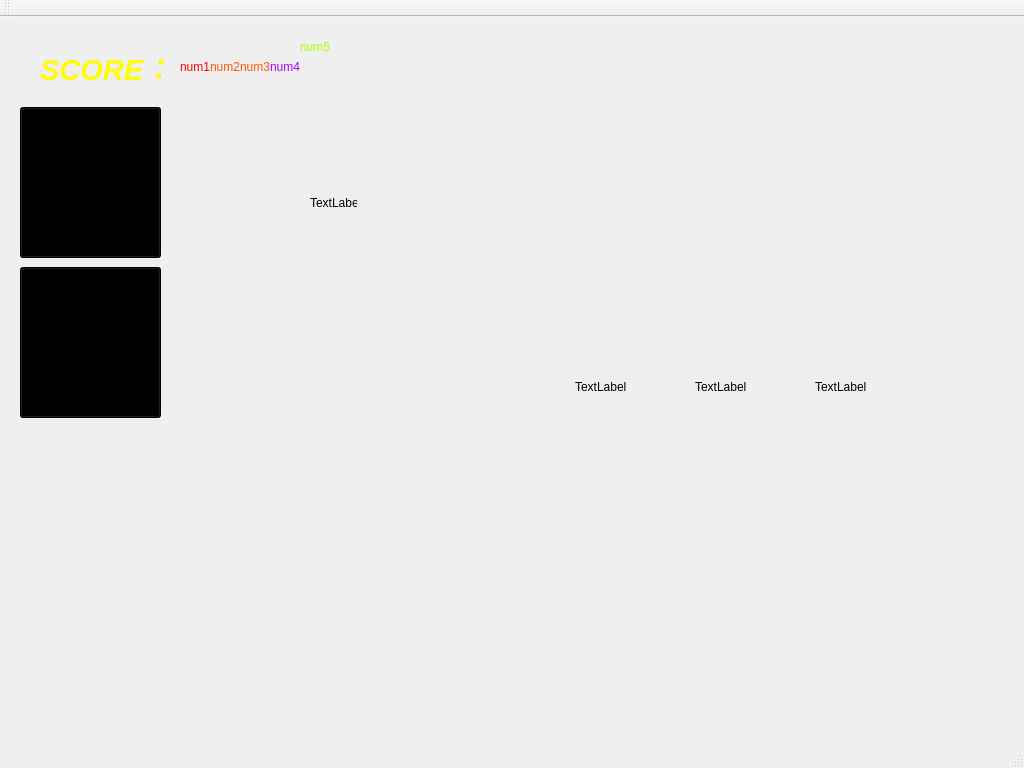
<?xml version="1.0" encoding="UTF-8"?>
<ui version="4.0">
 <class>MainWindow</class>
 <widget class="QMainWindow" name="MainWindow">
  <property name="geometry">
   <rect>
    <x>0</x>
    <y>0</y>
    <width>1024</width>
    <height>768</height>
   </rect>
  </property>
  <property name="windowTitle">
   <string>MainWindow</string>
  </property>
  <widget class="QWidget" name="centralWidget">
   <widget class="QLabel" name="background">
    <property name="geometry">
     <rect>
      <x>0</x>
      <y>0</y>
      <width>1024</width>
      <height>768</height>
     </rect>
    </property>
    <property name="text">
     <string/>
    </property>
    <property name="pixmap">
     <pixmap resource="pics.qrc">:/pics/angry_bird_background_pics_2_ch.png</pixmap>
    </property>
   </widget>
   <widget class="QLabel" name="bird_1">
    <property name="geometry">
     <rect>
      <x>150</x>
      <y>500</y>
      <width>50</width>
      <height>50</height>
     </rect>
    </property>
    <property name="text">
     <string/>
    </property>
   </widget>
   <widget class="QLabel" name="ground">
    <property name="geometry">
     <rect>
      <x>0</x>
      <y>600</y>
      <width>1024</width>
      <height>168</height>
     </rect>
    </property>
    <property name="text">
     <string/>
    </property>
    <property name="pixmap">
     <pixmap resource="pics.qrc">:/pics/ground_ch.png</pixmap>
    </property>
   </widget>
   <widget class="QLabel" name="shoot_front">
    <property name="geometry">
     <rect>
      <x>40</x>
      <y>460</y>
      <width>275</width>
      <height>183</height>
     </rect>
    </property>
    <property name="text">
     <string/>
    </property>
    <property name="pixmap">
     <pixmap resource="pics.qrc">:/pics/shoot_ch_front.png</pixmap>
    </property>
   </widget>
   <widget class="QLabel" name="shoot_back">
    <property name="geometry">
     <rect>
      <x>40</x>
      <y>462</y>
      <width>275</width>
      <height>183</height>
     </rect>
    </property>
    <property name="text">
     <string/>
    </property>
    <property name="pixmap">
     <pixmap resource="pics.qrc">:/pics/shoot_ch_back.png</pixmap>
    </property>
   </widget>
   <widget class="QLabel" name="box_1">
    <property name="geometry">
     <rect>
      <x>580</x>
      <y>550</y>
      <width>50</width>
      <height>50</height>
     </rect>
    </property>
    <property name="text">
     <string/>
    </property>
    <property name="pixmap">
     <pixmap resource="pics.qrc">:/pics/things_4.png</pixmap>
    </property>
   </widget>
   <widget class="QLabel" name="box_3">
    <property name="geometry">
     <rect>
      <x>580</x>
      <y>450</y>
      <width>50</width>
      <height>50</height>
     </rect>
    </property>
    <property name="text">
     <string/>
    </property>
    <property name="pixmap">
     <pixmap resource="pics.qrc">:/pics/things_4.png</pixmap>
    </property>
   </widget>
   <widget class="QLabel" name="box_2">
    <property name="geometry">
     <rect>
      <x>580</x>
      <y>500</y>
      <width>50</width>
      <height>50</height>
     </rect>
    </property>
    <property name="text">
     <string/>
    </property>
    <property name="pixmap">
     <pixmap resource="pics.qrc">:/pics/things_4.png</pixmap>
    </property>
   </widget>
   <widget class="QLabel" name="box_4">
    <property name="geometry">
     <rect>
      <x>700</x>
      <y>550</y>
      <width>50</width>
      <height>50</height>
     </rect>
    </property>
    <property name="text">
     <string/>
    </property>
    <property name="pixmap">
     <pixmap resource="pics.qrc">:/pics/things_4.png</pixmap>
    </property>
   </widget>
   <widget class="QLabel" name="box_5">
    <property name="geometry">
     <rect>
      <x>700</x>
      <y>500</y>
      <width>50</width>
      <height>50</height>
     </rect>
    </property>
    <property name="text">
     <string/>
    </property>
    <property name="pixmap">
     <pixmap resource="pics.qrc">:/pics/things_4.png</pixmap>
    </property>
   </widget>
   <widget class="QLabel" name="box_6">
    <property name="geometry">
     <rect>
      <x>700</x>
      <y>450</y>
      <width>50</width>
      <height>50</height>
     </rect>
    </property>
    <property name="text">
     <string/>
    </property>
    <property name="pixmap">
     <pixmap resource="pics.qrc">:/pics/things_4.png</pixmap>
    </property>
   </widget>
   <widget class="QLabel" name="box_7">
    <property name="geometry">
     <rect>
      <x>820</x>
      <y>550</y>
      <width>50</width>
      <height>50</height>
     </rect>
    </property>
    <property name="text">
     <string/>
    </property>
    <property name="pixmap">
     <pixmap resource="pics.qrc">:/pics/things_4.png</pixmap>
    </property>
   </widget>
   <widget class="QLabel" name="rock_1">
    <property name="geometry">
     <rect>
      <x>525</x>
      <y>340</y>
      <width>40</width>
      <height>20</height>
     </rect>
    </property>
    <property name="text">
     <string/>
    </property>
    <property name="pixmap">
     <pixmap resource="pics.qrc">:/pics/things_9.png</pixmap>
    </property>
   </widget>
   <widget class="QLabel" name="rock_2">
    <property name="geometry">
     <rect>
      <x>565</x>
      <y>340</y>
      <width>40</width>
      <height>20</height>
     </rect>
    </property>
    <property name="text">
     <string/>
    </property>
    <property name="pixmap">
     <pixmap resource="pics.qrc">:/pics/things_9.png</pixmap>
    </property>
   </widget>
   <widget class="QLabel" name="rock_3">
    <property name="geometry">
     <rect>
      <x>605</x>
      <y>340</y>
      <width>40</width>
      <height>20</height>
     </rect>
    </property>
    <property name="text">
     <string/>
    </property>
    <property name="pixmap">
     <pixmap resource="pics.qrc">:/pics/things_9.png</pixmap>
    </property>
   </widget>
   <widget class="QLabel" name="rock_4">
    <property name="geometry">
     <rect>
      <x>645</x>
      <y>340</y>
      <width>40</width>
      <height>20</height>
     </rect>
    </property>
    <property name="text">
     <string/>
    </property>
    <property name="pixmap">
     <pixmap resource="pics.qrc">:/pics/things_9.png</pixmap>
    </property>
   </widget>
   <widget class="QLabel" name="rock_5">
    <property name="geometry">
     <rect>
      <x>685</x>
      <y>340</y>
      <width>40</width>
      <height>20</height>
     </rect>
    </property>
    <property name="text">
     <string/>
    </property>
    <property name="pixmap">
     <pixmap resource="pics.qrc">:/pics/things_9.png</pixmap>
    </property>
   </widget>
   <widget class="QLabel" name="rock_6">
    <property name="geometry">
     <rect>
      <x>725</x>
      <y>340</y>
      <width>40</width>
      <height>20</height>
     </rect>
    </property>
    <property name="text">
     <string/>
    </property>
    <property name="pixmap">
     <pixmap resource="pics.qrc">:/pics/things_9.png</pixmap>
    </property>
   </widget>
   <widget class="QLabel" name="rock_7">
    <property name="geometry">
     <rect>
      <x>765</x>
      <y>340</y>
      <width>40</width>
      <height>20</height>
     </rect>
    </property>
    <property name="text">
     <string/>
    </property>
    <property name="pixmap">
     <pixmap resource="pics.qrc">:/pics/things_9.png</pixmap>
    </property>
   </widget>
   <widget class="QLabel" name="rock_8">
    <property name="geometry">
     <rect>
      <x>805</x>
      <y>340</y>
      <width>40</width>
      <height>20</height>
     </rect>
    </property>
    <property name="text">
     <string/>
    </property>
    <property name="pixmap">
     <pixmap resource="pics.qrc">:/pics/things_9.png</pixmap>
    </property>
   </widget>
   <widget class="QLabel" name="rock_9">
    <property name="geometry">
     <rect>
      <x>845</x>
      <y>340</y>
      <width>40</width>
      <height>20</height>
     </rect>
    </property>
    <property name="text">
     <string/>
    </property>
    <property name="pixmap">
     <pixmap resource="pics.qrc">:/pics/things_9.png</pixmap>
    </property>
   </widget>
   <widget class="QLabel" name="rock_10">
    <property name="geometry">
     <rect>
      <x>885</x>
      <y>340</y>
      <width>40</width>
      <height>20</height>
     </rect>
    </property>
    <property name="text">
     <string/>
    </property>
    <property name="pixmap">
     <pixmap resource="pics.qrc">:/pics/things_9.png</pixmap>
    </property>
   </widget>
   <widget class="QLabel" name="label">
    <property name="geometry">
     <rect>
      <x>580</x>
      <y>410</y>
      <width>50</width>
      <height>50</height>
     </rect>
    </property>
    <property name="text">
     <string/>
    </property>
    <property name="pixmap">
     <pixmap resource="pics.qrc">:/pics/pig.png</pixmap>
    </property>
   </widget>
   <widget class="QLabel" name="label_2">
    <property name="geometry">
     <rect>
      <x>700</x>
      <y>410</y>
      <width>50</width>
      <height>50</height>
     </rect>
    </property>
    <property name="text">
     <string/>
    </property>
    <property name="pixmap">
     <pixmap resource="pics.qrc">:/pics/pig.png</pixmap>
    </property>
   </widget>
   <widget class="QLabel" name="label_3">
    <property name="geometry">
     <rect>
      <x>820</x>
      <y>410</y>
      <width>50</width>
      <height>50</height>
     </rect>
    </property>
    <property name="text">
     <string/>
    </property>
    <property name="pixmap">
     <pixmap resource="pics.qrc">:/pics/pig.png</pixmap>
    </property>
   </widget>
   <widget class="QLabel" name="rock_11">
    <property name="geometry">
     <rect>
      <x>525</x>
      <y>280</y>
      <width>40</width>
      <height>20</height>
     </rect>
    </property>
    <property name="text">
     <string/>
    </property>
    <property name="pixmap">
     <pixmap resource="pics.qrc">:/pics/things_9.png</pixmap>
    </property>
   </widget>
   <widget class="QLabel" name="rock_12">
    <property name="geometry">
     <rect>
      <x>525</x>
      <y>500</y>
      <width>40</width>
      <height>20</height>
     </rect>
    </property>
    <property name="text">
     <string/>
    </property>
    <property name="pixmap">
     <pixmap resource="pics.qrc">:/pics/things_9.png</pixmap>
    </property>
   </widget>
   <widget class="QLabel" name="rock_13">
    <property name="geometry">
     <rect>
      <x>525</x>
      <y>520</y>
      <width>40</width>
      <height>20</height>
     </rect>
    </property>
    <property name="text">
     <string/>
    </property>
    <property name="pixmap">
     <pixmap resource="pics.qrc">:/pics/things_9.png</pixmap>
    </property>
   </widget>
   <widget class="QLabel" name="rock_14">
    <property name="geometry">
     <rect>
      <x>525</x>
      <y>540</y>
      <width>40</width>
      <height>20</height>
     </rect>
    </property>
    <property name="text">
     <string/>
    </property>
    <property name="pixmap">
     <pixmap resource="pics.qrc">:/pics/things_9.png</pixmap>
    </property>
   </widget>
   <widget class="QLabel" name="rock_15">
    <property name="geometry">
     <rect>
      <x>525</x>
      <y>560</y>
      <width>40</width>
      <height>20</height>
     </rect>
    </property>
    <property name="text">
     <string/>
    </property>
    <property name="pixmap">
     <pixmap resource="pics.qrc">:/pics/things_9.png</pixmap>
    </property>
   </widget>
   <widget class="QLabel" name="rock_16">
    <property name="geometry">
     <rect>
      <x>525</x>
      <y>580</y>
      <width>40</width>
      <height>20</height>
     </rect>
    </property>
    <property name="text">
     <string/>
    </property>
    <property name="pixmap">
     <pixmap resource="pics.qrc">:/pics/things_9.png</pixmap>
    </property>
   </widget>
   <widget class="QLabel" name="rock_17">
    <property name="geometry">
     <rect>
      <x>765</x>
      <y>260</y>
      <width>40</width>
      <height>20</height>
     </rect>
    </property>
    <property name="text">
     <string/>
    </property>
    <property name="pixmap">
     <pixmap resource="pics.qrc">:/pics/things_9.png</pixmap>
    </property>
   </widget>
   <widget class="QLabel" name="rock_18">
    <property name="geometry">
     <rect>
      <x>765</x>
      <y>280</y>
      <width>40</width>
      <height>20</height>
     </rect>
    </property>
    <property name="text">
     <string/>
    </property>
    <property name="pixmap">
     <pixmap resource="pics.qrc">:/pics/things_9.png</pixmap>
    </property>
   </widget>
   <widget class="QLabel" name="rock_19">
    <property name="geometry">
     <rect>
      <x>765</x>
      <y>300</y>
      <width>40</width>
      <height>20</height>
     </rect>
    </property>
    <property name="text">
     <string/>
    </property>
    <property name="pixmap">
     <pixmap resource="pics.qrc">:/pics/things_9.png</pixmap>
    </property>
   </widget>
   <widget class="QLabel" name="rock_20">
    <property name="geometry">
     <rect>
      <x>885</x>
      <y>260</y>
      <width>40</width>
      <height>20</height>
     </rect>
    </property>
    <property name="text">
     <string/>
    </property>
    <property name="pixmap">
     <pixmap resource="pics.qrc">:/pics/things_9.png</pixmap>
    </property>
   </widget>
   <widget class="QLabel" name="rock_21">
    <property name="geometry">
     <rect>
      <x>885</x>
      <y>280</y>
      <width>40</width>
      <height>20</height>
     </rect>
    </property>
    <property name="text">
     <string/>
    </property>
    <property name="pixmap">
     <pixmap resource="pics.qrc">:/pics/things_9.png</pixmap>
    </property>
   </widget>
   <widget class="QLabel" name="rock_22">
    <property name="geometry">
     <rect>
      <x>885</x>
      <y>300</y>
      <width>40</width>
      <height>20</height>
     </rect>
    </property>
    <property name="text">
     <string/>
    </property>
    <property name="pixmap">
     <pixmap resource="pics.qrc">:/pics/things_9.png</pixmap>
    </property>
   </widget>
   <widget class="QLabel" name="rock_23">
    <property name="geometry">
     <rect>
      <x>885</x>
      <y>320</y>
      <width>40</width>
      <height>20</height>
     </rect>
    </property>
    <property name="text">
     <string/>
    </property>
    <property name="pixmap">
     <pixmap resource="pics.qrc">:/pics/things_9.png</pixmap>
    </property>
   </widget>
   <widget class="QLabel" name="rock_24">
    <property name="geometry">
     <rect>
      <x>845</x>
      <y>320</y>
      <width>40</width>
      <height>20</height>
     </rect>
    </property>
    <property name="text">
     <string/>
    </property>
    <property name="pixmap">
     <pixmap resource="pics.qrc">:/pics/things_9.png</pixmap>
    </property>
   </widget>
   <widget class="QLabel" name="rock_25">
    <property name="geometry">
     <rect>
      <x>805</x>
      <y>320</y>
      <width>40</width>
      <height>20</height>
     </rect>
    </property>
    <property name="text">
     <string/>
    </property>
    <property name="pixmap">
     <pixmap resource="pics.qrc">:/pics/things_9.png</pixmap>
    </property>
   </widget>
   <widget class="QLabel" name="rock_26">
    <property name="geometry">
     <rect>
      <x>765</x>
      <y>320</y>
      <width>40</width>
      <height>20</height>
     </rect>
    </property>
    <property name="text">
     <string/>
    </property>
    <property name="pixmap">
     <pixmap resource="pics.qrc">:/pics/things_9.png</pixmap>
    </property>
   </widget>
   <widget class="QLabel" name="rock_27">
    <property name="geometry">
     <rect>
      <x>725</x>
      <y>320</y>
      <width>40</width>
      <height>20</height>
     </rect>
    </property>
    <property name="text">
     <string/>
    </property>
    <property name="pixmap">
     <pixmap resource="pics.qrc">:/pics/things_9.png</pixmap>
    </property>
   </widget>
   <widget class="QLabel" name="rock_28">
    <property name="geometry">
     <rect>
      <x>685</x>
      <y>320</y>
      <width>40</width>
      <height>20</height>
     </rect>
    </property>
    <property name="text">
     <string/>
    </property>
    <property name="pixmap">
     <pixmap resource="pics.qrc">:/pics/things_9.png</pixmap>
    </property>
   </widget>
   <widget class="QLabel" name="rock_29">
    <property name="geometry">
     <rect>
      <x>645</x>
      <y>320</y>
      <width>40</width>
      <height>20</height>
     </rect>
    </property>
    <property name="text">
     <string/>
    </property>
    <property name="pixmap">
     <pixmap resource="pics.qrc">:/pics/things_9.png</pixmap>
    </property>
   </widget>
   <widget class="QLabel" name="rock_30">
    <property name="geometry">
     <rect>
      <x>605</x>
      <y>320</y>
      <width>40</width>
      <height>20</height>
     </rect>
    </property>
    <property name="text">
     <string/>
    </property>
    <property name="pixmap">
     <pixmap resource="pics.qrc">:/pics/things_9.png</pixmap>
    </property>
   </widget>
   <widget class="QLabel" name="rock_31">
    <property name="geometry">
     <rect>
      <x>565</x>
      <y>320</y>
      <width>40</width>
      <height>20</height>
     </rect>
    </property>
    <property name="text">
     <string/>
    </property>
    <property name="pixmap">
     <pixmap resource="pics.qrc">:/pics/things_9.png</pixmap>
    </property>
   </widget>
   <widget class="QLabel" name="rock_32">
    <property name="geometry">
     <rect>
      <x>525</x>
      <y>320</y>
      <width>40</width>
      <height>20</height>
     </rect>
    </property>
    <property name="text">
     <string/>
    </property>
    <property name="pixmap">
     <pixmap resource="pics.qrc">:/pics/things_9.png</pixmap>
    </property>
   </widget>
   <widget class="QLabel" name="rock_33">
    <property name="geometry">
     <rect>
      <x>525</x>
      <y>300</y>
      <width>40</width>
      <height>20</height>
     </rect>
    </property>
    <property name="text">
     <string/>
    </property>
    <property name="pixmap">
     <pixmap resource="pics.qrc">:/pics/things_9.png</pixmap>
    </property>
   </widget>
   <widget class="QLabel" name="rock_34">
    <property name="geometry">
     <rect>
      <x>525</x>
      <y>480</y>
      <width>40</width>
      <height>20</height>
     </rect>
    </property>
    <property name="text">
     <string/>
    </property>
    <property name="pixmap">
     <pixmap resource="pics.qrc">:/pics/things_9.png</pixmap>
    </property>
   </widget>
   <widget class="QLabel" name="rock_35">
    <property name="geometry">
     <rect>
      <x>525</x>
      <y>460</y>
      <width>40</width>
      <height>20</height>
     </rect>
    </property>
    <property name="text">
     <string/>
    </property>
    <property name="pixmap">
     <pixmap resource="pics.qrc">:/pics/things_9.png</pixmap>
    </property>
   </widget>
   <widget class="QLabel" name="rock_36">
    <property name="geometry">
     <rect>
      <x>525</x>
      <y>440</y>
      <width>40</width>
      <height>20</height>
     </rect>
    </property>
    <property name="text">
     <string/>
    </property>
    <property name="pixmap">
     <pixmap resource="pics.qrc">:/pics/things_9.png</pixmap>
    </property>
   </widget>
   <widget class="QLabel" name="rock_37">
    <property name="geometry">
     <rect>
      <x>525</x>
      <y>420</y>
      <width>40</width>
      <height>20</height>
     </rect>
    </property>
    <property name="text">
     <string/>
    </property>
    <property name="pixmap">
     <pixmap resource="pics.qrc">:/pics/things_9.png</pixmap>
    </property>
   </widget>
   <widget class="QLabel" name="rock_38">
    <property name="geometry">
     <rect>
      <x>525</x>
      <y>400</y>
      <width>40</width>
      <height>20</height>
     </rect>
    </property>
    <property name="text">
     <string/>
    </property>
    <property name="pixmap">
     <pixmap resource="pics.qrc">:/pics/things_9.png</pixmap>
    </property>
   </widget>
   <widget class="QLabel" name="rock_39">
    <property name="geometry">
     <rect>
      <x>525</x>
      <y>380</y>
      <width>40</width>
      <height>20</height>
     </rect>
    </property>
    <property name="text">
     <string/>
    </property>
    <property name="pixmap">
     <pixmap resource="pics.qrc">:/pics/things_9.png</pixmap>
    </property>
   </widget>
   <widget class="QLabel" name="rock_40">
    <property name="geometry">
     <rect>
      <x>525</x>
      <y>360</y>
      <width>40</width>
      <height>20</height>
     </rect>
    </property>
    <property name="text">
     <string/>
    </property>
    <property name="pixmap">
     <pixmap resource="pics.qrc">:/pics/things_9.png</pixmap>
    </property>
   </widget>
   <widget class="QLabel" name="rock_41">
    <property name="geometry">
     <rect>
      <x>525</x>
      <y>260</y>
      <width>40</width>
      <height>20</height>
     </rect>
    </property>
    <property name="text">
     <string/>
    </property>
    <property name="pixmap">
     <pixmap resource="pics.qrc">:/pics/things_9.png</pixmap>
    </property>
   </widget>
   <widget class="QLabel" name="rock_42">
    <property name="geometry">
     <rect>
      <x>645</x>
      <y>300</y>
      <width>40</width>
      <height>20</height>
     </rect>
    </property>
    <property name="text">
     <string/>
    </property>
    <property name="pixmap">
     <pixmap resource="pics.qrc">:/pics/things_9.png</pixmap>
    </property>
   </widget>
   <widget class="QLabel" name="rock_43">
    <property name="geometry">
     <rect>
      <x>645</x>
      <y>280</y>
      <width>40</width>
      <height>20</height>
     </rect>
    </property>
    <property name="text">
     <string/>
    </property>
    <property name="pixmap">
     <pixmap resource="pics.qrc">:/pics/things_9.png</pixmap>
    </property>
   </widget>
   <widget class="QLabel" name="rock_44">
    <property name="geometry">
     <rect>
      <x>645</x>
      <y>260</y>
      <width>40</width>
      <height>20</height>
     </rect>
    </property>
    <property name="text">
     <string/>
    </property>
    <property name="pixmap">
     <pixmap resource="pics.qrc">:/pics/things_9.png</pixmap>
    </property>
   </widget>
   <widget class="QLabel" name="rock_45">
    <property name="geometry">
     <rect>
      <x>645</x>
      <y>360</y>
      <width>40</width>
      <height>20</height>
     </rect>
    </property>
    <property name="text">
     <string/>
    </property>
    <property name="pixmap">
     <pixmap resource="pics.qrc">:/pics/things_9.png</pixmap>
    </property>
   </widget>
   <widget class="QLabel" name="rock_46">
    <property name="geometry">
     <rect>
      <x>645</x>
      <y>380</y>
      <width>40</width>
      <height>20</height>
     </rect>
    </property>
    <property name="text">
     <string/>
    </property>
    <property name="pixmap">
     <pixmap resource="pics.qrc">:/pics/things_9.png</pixmap>
    </property>
   </widget>
   <widget class="QLabel" name="rock_47">
    <property name="geometry">
     <rect>
      <x>645</x>
      <y>400</y>
      <width>40</width>
      <height>20</height>
     </rect>
    </property>
    <property name="text">
     <string/>
    </property>
    <property name="pixmap">
     <pixmap resource="pics.qrc">:/pics/things_9.png</pixmap>
    </property>
   </widget>
   <widget class="QLabel" name="rock_48">
    <property name="geometry">
     <rect>
      <x>645</x>
      <y>420</y>
      <width>40</width>
      <height>20</height>
     </rect>
    </property>
    <property name="text">
     <string/>
    </property>
    <property name="pixmap">
     <pixmap resource="pics.qrc">:/pics/things_9.png</pixmap>
    </property>
   </widget>
   <widget class="QLabel" name="rock_49">
    <property name="geometry">
     <rect>
      <x>645</x>
      <y>440</y>
      <width>40</width>
      <height>20</height>
     </rect>
    </property>
    <property name="text">
     <string/>
    </property>
    <property name="pixmap">
     <pixmap resource="pics.qrc">:/pics/things_9.png</pixmap>
    </property>
   </widget>
   <widget class="QLabel" name="rock_50">
    <property name="geometry">
     <rect>
      <x>645</x>
      <y>460</y>
      <width>40</width>
      <height>20</height>
     </rect>
    </property>
    <property name="text">
     <string/>
    </property>
    <property name="pixmap">
     <pixmap resource="pics.qrc">:/pics/things_9.png</pixmap>
    </property>
   </widget>
   <widget class="QLabel" name="rock_51">
    <property name="geometry">
     <rect>
      <x>645</x>
      <y>480</y>
      <width>40</width>
      <height>20</height>
     </rect>
    </property>
    <property name="text">
     <string/>
    </property>
    <property name="pixmap">
     <pixmap resource="pics.qrc">:/pics/things_9.png</pixmap>
    </property>
   </widget>
   <widget class="QLabel" name="rock_52">
    <property name="geometry">
     <rect>
      <x>645</x>
      <y>500</y>
      <width>40</width>
      <height>20</height>
     </rect>
    </property>
    <property name="text">
     <string/>
    </property>
    <property name="pixmap">
     <pixmap resource="pics.qrc">:/pics/things_9.png</pixmap>
    </property>
   </widget>
   <widget class="QLabel" name="rock_53">
    <property name="geometry">
     <rect>
      <x>645</x>
      <y>520</y>
      <width>40</width>
      <height>20</height>
     </rect>
    </property>
    <property name="text">
     <string/>
    </property>
    <property name="pixmap">
     <pixmap resource="pics.qrc">:/pics/things_9.png</pixmap>
    </property>
   </widget>
   <widget class="QLabel" name="rock_54">
    <property name="geometry">
     <rect>
      <x>645</x>
      <y>540</y>
      <width>40</width>
      <height>20</height>
     </rect>
    </property>
    <property name="text">
     <string/>
    </property>
    <property name="pixmap">
     <pixmap resource="pics.qrc">:/pics/things_9.png</pixmap>
    </property>
   </widget>
   <widget class="QLabel" name="rock_55">
    <property name="geometry">
     <rect>
      <x>645</x>
      <y>560</y>
      <width>40</width>
      <height>20</height>
     </rect>
    </property>
    <property name="text">
     <string/>
    </property>
    <property name="pixmap">
     <pixmap resource="pics.qrc">:/pics/things_9.png</pixmap>
    </property>
   </widget>
   <widget class="QLabel" name="rock_56">
    <property name="geometry">
     <rect>
      <x>645</x>
      <y>580</y>
      <width>40</width>
      <height>20</height>
     </rect>
    </property>
    <property name="text">
     <string/>
    </property>
    <property name="pixmap">
     <pixmap resource="pics.qrc">:/pics/things_9.png</pixmap>
    </property>
   </widget>
   <widget class="QLabel" name="rock_57">
    <property name="geometry">
     <rect>
      <x>765</x>
      <y>360</y>
      <width>40</width>
      <height>20</height>
     </rect>
    </property>
    <property name="text">
     <string/>
    </property>
    <property name="pixmap">
     <pixmap resource="pics.qrc">:/pics/things_9.png</pixmap>
    </property>
   </widget>
   <widget class="QLabel" name="rock_58">
    <property name="geometry">
     <rect>
      <x>765</x>
      <y>380</y>
      <width>40</width>
      <height>20</height>
     </rect>
    </property>
    <property name="text">
     <string/>
    </property>
    <property name="pixmap">
     <pixmap resource="pics.qrc">:/pics/things_9.png</pixmap>
    </property>
   </widget>
   <widget class="QLabel" name="rock_59">
    <property name="geometry">
     <rect>
      <x>765</x>
      <y>400</y>
      <width>40</width>
      <height>20</height>
     </rect>
    </property>
    <property name="text">
     <string/>
    </property>
    <property name="pixmap">
     <pixmap resource="pics.qrc">:/pics/things_9.png</pixmap>
    </property>
   </widget>
   <widget class="QLabel" name="rock_60">
    <property name="geometry">
     <rect>
      <x>765</x>
      <y>420</y>
      <width>40</width>
      <height>20</height>
     </rect>
    </property>
    <property name="text">
     <string/>
    </property>
    <property name="pixmap">
     <pixmap resource="pics.qrc">:/pics/things_9.png</pixmap>
    </property>
   </widget>
   <widget class="QLabel" name="rock_61">
    <property name="geometry">
     <rect>
      <x>765</x>
      <y>440</y>
      <width>40</width>
      <height>20</height>
     </rect>
    </property>
    <property name="text">
     <string/>
    </property>
    <property name="pixmap">
     <pixmap resource="pics.qrc">:/pics/things_9.png</pixmap>
    </property>
   </widget>
   <widget class="QLabel" name="rock_62">
    <property name="geometry">
     <rect>
      <x>765</x>
      <y>460</y>
      <width>40</width>
      <height>20</height>
     </rect>
    </property>
    <property name="text">
     <string/>
    </property>
    <property name="pixmap">
     <pixmap resource="pics.qrc">:/pics/things_9.png</pixmap>
    </property>
   </widget>
   <widget class="QLabel" name="rock_63">
    <property name="geometry">
     <rect>
      <x>765</x>
      <y>540</y>
      <width>40</width>
      <height>20</height>
     </rect>
    </property>
    <property name="text">
     <string/>
    </property>
    <property name="pixmap">
     <pixmap resource="pics.qrc">:/pics/things_9.png</pixmap>
    </property>
   </widget>
   <widget class="QLabel" name="rock_64">
    <property name="geometry">
     <rect>
      <x>765</x>
      <y>480</y>
      <width>40</width>
      <height>20</height>
     </rect>
    </property>
    <property name="text">
     <string/>
    </property>
    <property name="pixmap">
     <pixmap resource="pics.qrc">:/pics/things_9.png</pixmap>
    </property>
   </widget>
   <widget class="QLabel" name="rock_65">
    <property name="geometry">
     <rect>
      <x>765</x>
      <y>520</y>
      <width>40</width>
      <height>20</height>
     </rect>
    </property>
    <property name="text">
     <string/>
    </property>
    <property name="pixmap">
     <pixmap resource="pics.qrc">:/pics/things_9.png</pixmap>
    </property>
   </widget>
   <widget class="QLabel" name="rock_66">
    <property name="geometry">
     <rect>
      <x>765</x>
      <y>500</y>
      <width>40</width>
      <height>20</height>
     </rect>
    </property>
    <property name="text">
     <string/>
    </property>
    <property name="pixmap">
     <pixmap resource="pics.qrc">:/pics/things_9.png</pixmap>
    </property>
   </widget>
   <widget class="QLabel" name="rock_67">
    <property name="geometry">
     <rect>
      <x>765</x>
      <y>560</y>
      <width>40</width>
      <height>20</height>
     </rect>
    </property>
    <property name="text">
     <string/>
    </property>
    <property name="pixmap">
     <pixmap resource="pics.qrc">:/pics/things_9.png</pixmap>
    </property>
   </widget>
   <widget class="QLabel" name="rock_68">
    <property name="geometry">
     <rect>
      <x>765</x>
      <y>580</y>
      <width>40</width>
      <height>20</height>
     </rect>
    </property>
    <property name="text">
     <string/>
    </property>
    <property name="pixmap">
     <pixmap resource="pics.qrc">:/pics/things_9.png</pixmap>
    </property>
   </widget>
   <widget class="QLabel" name="box_8">
    <property name="geometry">
     <rect>
      <x>820</x>
      <y>500</y>
      <width>50</width>
      <height>50</height>
     </rect>
    </property>
    <property name="text">
     <string/>
    </property>
    <property name="pixmap">
     <pixmap resource="pics.qrc">:/pics/things_4.png</pixmap>
    </property>
   </widget>
   <widget class="QLabel" name="box_9">
    <property name="geometry">
     <rect>
      <x>820</x>
      <y>450</y>
      <width>50</width>
      <height>50</height>
     </rect>
    </property>
    <property name="text">
     <string/>
    </property>
    <property name="pixmap">
     <pixmap resource="pics.qrc">:/pics/things_4.png</pixmap>
    </property>
   </widget>
   <widget class="QLabel" name="rock_69">
    <property name="geometry">
     <rect>
      <x>885</x>
      <y>360</y>
      <width>40</width>
      <height>20</height>
     </rect>
    </property>
    <property name="text">
     <string/>
    </property>
    <property name="pixmap">
     <pixmap resource="pics.qrc">:/pics/things_9.png</pixmap>
    </property>
   </widget>
   <widget class="QLabel" name="rock_70">
    <property name="geometry">
     <rect>
      <x>885</x>
      <y>380</y>
      <width>40</width>
      <height>20</height>
     </rect>
    </property>
    <property name="text">
     <string/>
    </property>
    <property name="pixmap">
     <pixmap resource="pics.qrc">:/pics/things_9.png</pixmap>
    </property>
   </widget>
   <widget class="QLabel" name="rock_71">
    <property name="geometry">
     <rect>
      <x>885</x>
      <y>400</y>
      <width>40</width>
      <height>20</height>
     </rect>
    </property>
    <property name="text">
     <string/>
    </property>
    <property name="pixmap">
     <pixmap resource="pics.qrc">:/pics/things_9.png</pixmap>
    </property>
   </widget>
   <widget class="QLabel" name="rock_72">
    <property name="geometry">
     <rect>
      <x>885</x>
      <y>420</y>
      <width>40</width>
      <height>20</height>
     </rect>
    </property>
    <property name="text">
     <string/>
    </property>
    <property name="pixmap">
     <pixmap resource="pics.qrc">:/pics/things_9.png</pixmap>
    </property>
   </widget>
   <widget class="QLabel" name="rock_73">
    <property name="geometry">
     <rect>
      <x>885</x>
      <y>440</y>
      <width>40</width>
      <height>20</height>
     </rect>
    </property>
    <property name="text">
     <string/>
    </property>
    <property name="pixmap">
     <pixmap resource="pics.qrc">:/pics/things_9.png</pixmap>
    </property>
   </widget>
   <widget class="QLabel" name="rock_74">
    <property name="geometry">
     <rect>
      <x>885</x>
      <y>460</y>
      <width>40</width>
      <height>20</height>
     </rect>
    </property>
    <property name="text">
     <string/>
    </property>
    <property name="pixmap">
     <pixmap resource="pics.qrc">:/pics/things_9.png</pixmap>
    </property>
   </widget>
   <widget class="QLabel" name="rock_75">
    <property name="geometry">
     <rect>
      <x>885</x>
      <y>480</y>
      <width>40</width>
      <height>20</height>
     </rect>
    </property>
    <property name="text">
     <string/>
    </property>
    <property name="pixmap">
     <pixmap resource="pics.qrc">:/pics/things_9.png</pixmap>
    </property>
   </widget>
   <widget class="QLabel" name="rock_76">
    <property name="geometry">
     <rect>
      <x>885</x>
      <y>500</y>
      <width>40</width>
      <height>20</height>
     </rect>
    </property>
    <property name="text">
     <string/>
    </property>
    <property name="pixmap">
     <pixmap resource="pics.qrc">:/pics/things_9.png</pixmap>
    </property>
   </widget>
   <widget class="QLabel" name="rock_77">
    <property name="geometry">
     <rect>
      <x>885</x>
      <y>520</y>
      <width>40</width>
      <height>20</height>
     </rect>
    </property>
    <property name="text">
     <string/>
    </property>
    <property name="pixmap">
     <pixmap resource="pics.qrc">:/pics/things_9.png</pixmap>
    </property>
   </widget>
   <widget class="QLabel" name="rock_78">
    <property name="geometry">
     <rect>
      <x>885</x>
      <y>540</y>
      <width>40</width>
      <height>20</height>
     </rect>
    </property>
    <property name="text">
     <string/>
    </property>
    <property name="pixmap">
     <pixmap resource="pics.qrc">:/pics/things_9.png</pixmap>
    </property>
   </widget>
   <widget class="QLabel" name="rock_79">
    <property name="geometry">
     <rect>
      <x>885</x>
      <y>560</y>
      <width>40</width>
      <height>20</height>
     </rect>
    </property>
    <property name="text">
     <string/>
    </property>
    <property name="pixmap">
     <pixmap resource="pics.qrc">:/pics/things_9.png</pixmap>
    </property>
   </widget>
   <widget class="QLabel" name="rock_80">
    <property name="geometry">
     <rect>
      <x>885</x>
      <y>580</y>
      <width>40</width>
      <height>20</height>
     </rect>
    </property>
    <property name="text">
     <string/>
    </property>
    <property name="pixmap">
     <pixmap resource="pics.qrc">:/pics/things_9.png</pixmap>
    </property>
   </widget>
   <widget class="QLabel" name="bottom_1">
    <property name="geometry">
     <rect>
      <x>585</x>
      <y>300</y>
      <width>40</width>
      <height>20</height>
     </rect>
    </property>
    <property name="text">
     <string/>
    </property>
    <property name="pixmap">
     <pixmap resource="pics.qrc">:/pics/things_9_ch.png</pixmap>
    </property>
   </widget>
   <widget class="QLabel" name="bottom_2">
    <property name="geometry">
     <rect>
      <x>705</x>
      <y>300</y>
      <width>40</width>
      <height>20</height>
     </rect>
    </property>
    <property name="text">
     <string/>
    </property>
    <property name="pixmap">
     <pixmap resource="pics.qrc">:/pics/things_9_ch.png</pixmap>
    </property>
   </widget>
   <widget class="QLabel" name="bottom_3">
    <property name="geometry">
     <rect>
      <x>825</x>
      <y>300</y>
      <width>40</width>
      <height>20</height>
     </rect>
    </property>
    <property name="text">
     <string/>
    </property>
    <property name="pixmap">
     <pixmap resource="pics.qrc">:/pics/things_9_ch.png</pixmap>
    </property>
   </widget>
   <widget class="QLabel" name="egg">
    <property name="geometry">
     <rect>
      <x>310</x>
      <y>180</y>
      <width>47</width>
      <height>12</height>
     </rect>
    </property>
    <property name="text">
     <string>TextLabel</string>
    </property>
   </widget>
   <widget class="QLabel" name="break_1">
    <property name="geometry">
     <rect>
      <x>575</x>
      <y>360</y>
      <width>60</width>
      <height>20</height>
     </rect>
    </property>
    <property name="text">
     <string>TextLabel</string>
    </property>
   </widget>
   <widget class="QLabel" name="break_2">
    <property name="geometry">
     <rect>
      <x>695</x>
      <y>360</y>
      <width>60</width>
      <height>20</height>
     </rect>
    </property>
    <property name="text">
     <string>TextLabel</string>
    </property>
   </widget>
   <widget class="QLabel" name="break_3">
    <property name="geometry">
     <rect>
      <x>815</x>
      <y>360</y>
      <width>60</width>
      <height>20</height>
     </rect>
    </property>
    <property name="text">
     <string>TextLabel</string>
    </property>
   </widget>
   <widget class="QLabel" name="num_1">
    <property name="geometry">
     <rect>
      <x>180</x>
      <y>20</y>
      <width>51</width>
      <height>60</height>
     </rect>
    </property>
    <property name="text">
     <string>&lt;html&gt;&lt;head/&gt;&lt;body&gt;&lt;p&gt;&lt;span style=&quot; color:#ff0000;&quot;&gt;num1&lt;/span&gt;&lt;/p&gt;&lt;/body&gt;&lt;/html&gt;</string>
    </property>
   </widget>
   <widget class="QLabel" name="num_2">
    <property name="geometry">
     <rect>
      <x>210</x>
      <y>20</y>
      <width>50</width>
      <height>60</height>
     </rect>
    </property>
    <property name="text">
     <string>&lt;html&gt;&lt;head/&gt;&lt;body&gt;&lt;p&gt;&lt;span style=&quot; color:#ff5500;&quot;&gt;num2&lt;/span&gt;&lt;/p&gt;&lt;/body&gt;&lt;/html&gt;</string>
    </property>
   </widget>
   <widget class="QLabel" name="num_3">
    <property name="geometry">
     <rect>
      <x>240</x>
      <y>20</y>
      <width>50</width>
      <height>60</height>
     </rect>
    </property>
    <property name="text">
     <string>&lt;html&gt;&lt;head/&gt;&lt;body&gt;&lt;p&gt;&lt;span style=&quot; color:#ff5500;&quot;&gt;num3&lt;/span&gt;&lt;/p&gt;&lt;/body&gt;&lt;/html&gt;</string>
    </property>
   </widget>
   <widget class="QLabel" name="num_4">
    <property name="geometry">
     <rect>
      <x>270</x>
      <y>20</y>
      <width>50</width>
      <height>60</height>
     </rect>
    </property>
    <property name="text">
     <string>&lt;html&gt;&lt;head/&gt;&lt;body&gt;&lt;p&gt;&lt;span style=&quot; color:#aa00ff;&quot;&gt;num4&lt;/span&gt;&lt;/p&gt;&lt;/body&gt;&lt;/html&gt;</string>
    </property>
   </widget>
   <widget class="QLabel" name="num_5">
    <property name="geometry">
     <rect>
      <x>300</x>
      <y>20</y>
      <width>50</width>
      <height>60</height>
     </rect>
    </property>
    <property name="text">
     <string>&lt;html&gt;&lt;head/&gt;&lt;body&gt;&lt;p&gt;&lt;span style=&quot; color:#aaff00;&quot;&gt;num5&lt;/span&gt;&lt;/p&gt;&lt;p&gt;&lt;br/&gt;&lt;/p&gt;&lt;/body&gt;&lt;/html&gt;</string>
    </property>
   </widget>
   <widget class="QLabel" name="label_4">
    <property name="geometry">
     <rect>
      <x>40</x>
      <y>25</y>
      <width>141</width>
      <height>51</height>
     </rect>
    </property>
    <property name="text">
     <string>&lt;html&gt;&lt;head/&gt;&lt;body&gt;&lt;p&gt;&lt;span style=&quot; font-size:22pt; font-weight:600; font-style:italic; color:#ffff00;&quot;&gt;SCORE：&lt;/span&gt;&lt;/p&gt;&lt;/body&gt;&lt;/html&gt;</string>
    </property>
   </widget>
   <widget class="QPushButton" name="quit">
    <property name="geometry">
     <rect>
      <x>20</x>
      <y>90</y>
      <width>141</width>
      <height>151</height>
     </rect>
    </property>
    <property name="styleSheet">
     <string notr="true">background-image: url(:/pics/pause2.png);
background-color: rgb(0, 0, 0);</string>
    </property>
    <property name="text">
     <string/>
    </property>
   </widget>
   <widget class="QLabel" name="pause">
    <property name="geometry">
     <rect>
      <x>0</x>
      <y>90</y>
      <width>201</width>
      <height>721</height>
     </rect>
    </property>
    <property name="text">
     <string/>
    </property>
    <property name="pixmap">
     <pixmap resource="pics.qrc">:/pics/pause.png</pixmap>
    </property>
   </widget>
   <widget class="QLabel" name="label_5">
    <property name="geometry">
     <rect>
      <x>23</x>
      <y>90</y>
      <width>141</width>
      <height>151</height>
     </rect>
    </property>
    <property name="text">
     <string/>
    </property>
    <property name="pixmap">
     <pixmap resource="pics.qrc">:/pics/pause2.png</pixmap>
    </property>
   </widget>
   <widget class="QPushButton" name="again">
    <property name="geometry">
     <rect>
      <x>20</x>
      <y>250</y>
      <width>141</width>
      <height>151</height>
     </rect>
    </property>
    <property name="styleSheet">
     <string notr="true">background-image: url(:/pics/pause2.png);
background-color: rgb(0, 0, 0);</string>
    </property>
    <property name="text">
     <string/>
    </property>
   </widget>
   <zorder>background</zorder>
   <zorder>bottom_2</zorder>
   <zorder>bottom_1</zorder>
   <zorder>ground</zorder>
   <zorder>shoot_back</zorder>
   <zorder>bird_1</zorder>
   <zorder>box_1</zorder>
   <zorder>box_3</zorder>
   <zorder>box_2</zorder>
   <zorder>box_4</zorder>
   <zorder>box_5</zorder>
   <zorder>box_6</zorder>
   <zorder>box_7</zorder>
   <zorder>rock_1</zorder>
   <zorder>rock_2</zorder>
   <zorder>rock_3</zorder>
   <zorder>rock_4</zorder>
   <zorder>rock_5</zorder>
   <zorder>rock_6</zorder>
   <zorder>rock_7</zorder>
   <zorder>rock_8</zorder>
   <zorder>rock_9</zorder>
   <zorder>rock_10</zorder>
   <zorder>label</zorder>
   <zorder>label_2</zorder>
   <zorder>label_3</zorder>
   <zorder>rock_11</zorder>
   <zorder>rock_12</zorder>
   <zorder>rock_13</zorder>
   <zorder>rock_14</zorder>
   <zorder>rock_15</zorder>
   <zorder>rock_16</zorder>
   <zorder>rock_17</zorder>
   <zorder>rock_18</zorder>
   <zorder>rock_19</zorder>
   <zorder>rock_20</zorder>
   <zorder>rock_21</zorder>
   <zorder>rock_22</zorder>
   <zorder>rock_23</zorder>
   <zorder>rock_24</zorder>
   <zorder>rock_25</zorder>
   <zorder>rock_26</zorder>
   <zorder>rock_27</zorder>
   <zorder>rock_28</zorder>
   <zorder>rock_29</zorder>
   <zorder>rock_30</zorder>
   <zorder>rock_31</zorder>
   <zorder>rock_32</zorder>
   <zorder>rock_33</zorder>
   <zorder>rock_34</zorder>
   <zorder>rock_35</zorder>
   <zorder>rock_36</zorder>
   <zorder>rock_37</zorder>
   <zorder>rock_38</zorder>
   <zorder>rock_39</zorder>
   <zorder>rock_40</zorder>
   <zorder>rock_41</zorder>
   <zorder>rock_42</zorder>
   <zorder>rock_43</zorder>
   <zorder>rock_44</zorder>
   <zorder>rock_45</zorder>
   <zorder>rock_46</zorder>
   <zorder>rock_47</zorder>
   <zorder>rock_48</zorder>
   <zorder>rock_49</zorder>
   <zorder>rock_50</zorder>
   <zorder>rock_51</zorder>
   <zorder>rock_52</zorder>
   <zorder>rock_53</zorder>
   <zorder>rock_54</zorder>
   <zorder>rock_55</zorder>
   <zorder>rock_56</zorder>
   <zorder>rock_57</zorder>
   <zorder>rock_58</zorder>
   <zorder>rock_59</zorder>
   <zorder>rock_60</zorder>
   <zorder>rock_61</zorder>
   <zorder>rock_62</zorder>
   <zorder>rock_63</zorder>
   <zorder>rock_64</zorder>
   <zorder>rock_65</zorder>
   <zorder>rock_66</zorder>
   <zorder>rock_67</zorder>
   <zorder>rock_68</zorder>
   <zorder>box_8</zorder>
   <zorder>box_9</zorder>
   <zorder>rock_69</zorder>
   <zorder>rock_70</zorder>
   <zorder>rock_71</zorder>
   <zorder>rock_72</zorder>
   <zorder>rock_73</zorder>
   <zorder>rock_74</zorder>
   <zorder>rock_75</zorder>
   <zorder>rock_76</zorder>
   <zorder>rock_77</zorder>
   <zorder>rock_78</zorder>
   <zorder>rock_79</zorder>
   <zorder>rock_80</zorder>
   <zorder>bottom_3</zorder>
   <zorder>shoot_front</zorder>
   <zorder>egg</zorder>
   <zorder>break_1</zorder>
   <zorder>break_2</zorder>
   <zorder>break_3</zorder>
   <zorder>num_1</zorder>
   <zorder>num_2</zorder>
   <zorder>num_3</zorder>
   <zorder>num_4</zorder>
   <zorder>num_5</zorder>
   <zorder>label_4</zorder>
   <zorder>pause</zorder>
   <zorder>label_5</zorder>
   <zorder>quit</zorder>
   <zorder>again</zorder>
  </widget>
  <widget class="QMenuBar" name="menuBar">
   <property name="geometry">
    <rect>
     <x>0</x>
     <y>0</y>
     <width>1024</width>
     <height>21</height>
    </rect>
   </property>
  </widget>
  <widget class="QToolBar" name="mainToolBar">
   <attribute name="toolBarArea">
    <enum>TopToolBarArea</enum>
   </attribute>
   <attribute name="toolBarBreak">
    <bool>false</bool>
   </attribute>
  </widget>
  <widget class="QStatusBar" name="statusBar"/>
 </widget>
 <layoutdefault spacing="6" margin="11"/>
 <resources>
  <include location="pics.qrc"/>
 </resources>
 <connections/>
</ui>
